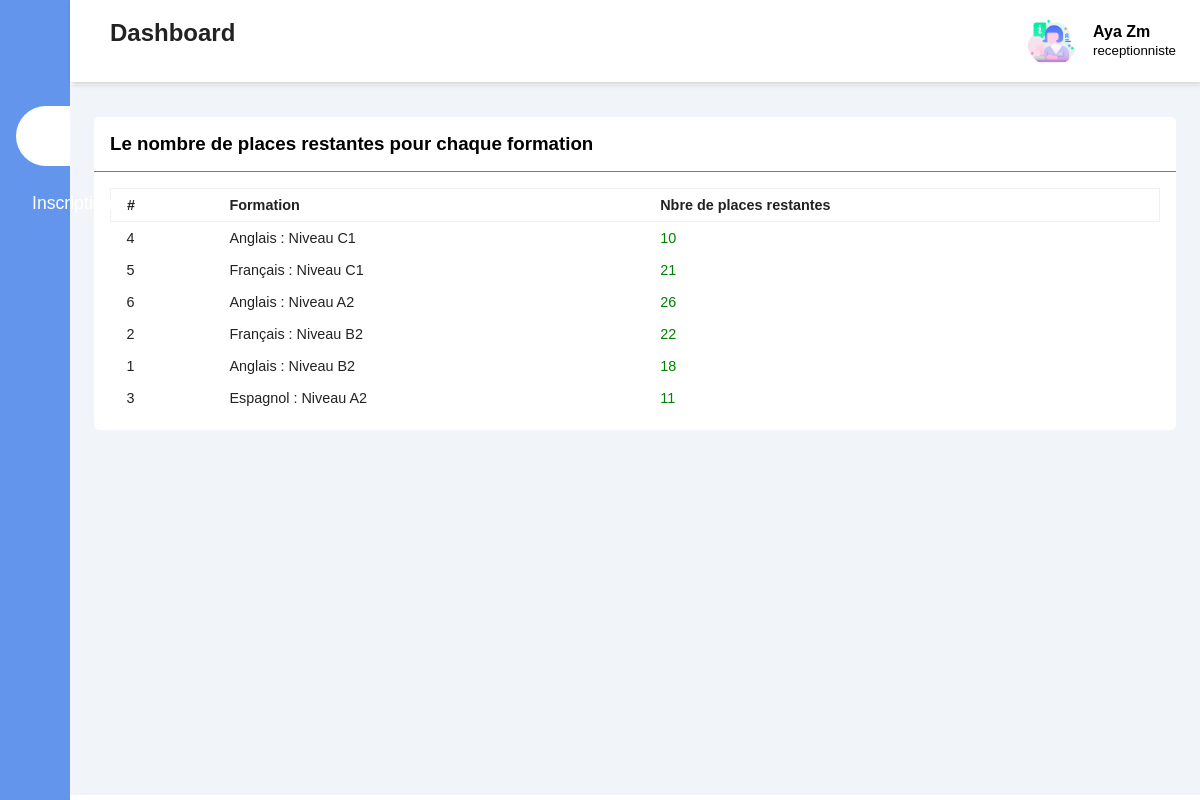
Page /receptionniste/nbreplaces.php on the committed database.
### tables this page shows
CREATE TABLE `formation` (
  `Id` int(11) NOT NULL,
  `titre` text NOT NULL,
  `prix` double NOT NULL,
  `objectif` text NOT NULL,
  `plan` text NOT NULL,
  `projet` text NOT NULL,
  `evaluation` text NOT NULL,
  `session` text NOT NULL,
  `image` blob NOT NULL,
  `statut` tinyint(1) NOT NULL DEFAULT 1,
  `nbreplacestot` int(100) NOT NULL
);

### receptionniste/nbreplaces.php (the view, shortened to what this page needs)
<?php
$requete="SELECT DISTINCT formation.Id, titre, nbreplacestot FROM formation JOIN paiement ON paiement.idFormation= formation.Id WHERE paiement.status=2" ;
$mysqli = new mysqli("localhost", "root", "", "gestion_de_formation");
$resultatF=$mysqli->query($requete);
?>
<!DOCTYPE html>
<html lang="en">
<head>
    <link rel="stylesheet" href="https://maxst.icons8.com/vue-static/landings/line-awesome/line-awesome/1.3.0/css/line-awesome.min.css">
    <link rel="stylesheet" href="style.css">
    <link rel="stylesheet" href="style2.css">
</head>
<body>
    <div class="sidebar">
        <div class="sidebar-brand">
        </div>
        <div class="sidebar-menu">
            <ul>
                <li><a href="receptionniste.php" class="active"><span class="las la-igloo"></span><span>Dashboard</span></a></li>
            </ul>
            <ul>
            <li>
              <a href="#" class="dropdown">
                <span class="las la-users"> </span>
                <span class="text">Inscriptions</span>
              </a>
            </li>
            </ul>
        </div>
    </div>
    <div class="main-content">
        <header>
            <h2>
                <label for="nav-toggle">
                    <span class="las la-bars"></span>
                    Dashboard
                </label>
            </h2>
            <div class="user-wrapper">
                <img src="receptionniste.png" alt="Administrateur profil">
                <div>
                    <h4>Aya Zm</h4>
                    <small>receptionniste</small>
                </div>
            </div>
        </header>
        <main>
        <div class="recent-flex">
                    <div class="inscriptions">
                        <div class="card">
                          <div class="card-header">
                            <h3>Le nombre de places restantes pour chaque formation</h3>
                          </div>
                          <div class="card-body">
                            <table width="100%">
                             <thead>
                                <tr>
                                    <td>#</td>
                                    <td>Formation</td>
                                    <td>Nbre de places restantes</td>
                                </tr>
                             </thead>
                             <tbody>
                             <?php
                        while($formation=$resultatF->fetch_assoc()){?>
                        <tr>
                            <td><?php echo $formation['Id']?></td>
                            <td><?php echo $formation['titre']?></td>
                            <td>
                                                <?php
                                                $id = $formation['Id'];
                                                $req="SELECT COUNT(*) from paiement JOIN  formation on formation.Id=paiement.idFormation where paiement.idFormation=$id and paiement.status=2";
                                                $resultat=$mysqli->query($req);
                                                $f=$resultat->fetch_row();
                                                $t=$f[0];
                                                $res=$formation['nbreplacestot'] - $t;
                                                ?>
                                                 <span style="color: green"><?php echo $res ?></span>
                                                <?php } ?>
                            </td>
                        </tr>
                             </tbody>
                            </table>
                          </div>
                        </div>
                    </div>
                </div>
            </div>
</body>
</html>

### receptionniste/style.css (style rules this page uses)
* { padding: 0; margin: 0; box-sizing: border-box; list-style-type: none; text-decoration: none; font-family: 'Poppins', sans-serif; }
:root { --main-color: #5275fc; }
.sidebar-brand { height: 90px; padding: 1rem 0rem 1rem 2rem; color: #fff; }
.sidebar { width: 345px; position: fixed; left: 0; top: 0; height: 100%; background: cornflowerblue; z-index: 100; transition: width 300ms; }
.sidebar-menu { margin-top: 1rem; }
.sidebar-menu li { width: 100%; margin-bottom: 1.3rem; padding-left: 2rem; }
.sidebar-menu a { padding-left: 1rem; display: block; color: #fff; font-size: 1.1rem; }
.sidebar-menu a.active { background: #fff; padding-top: 1rem; padding-bottom: 1rem; color: cornflowerblue; border-radius: 30px 0px 0px 30px;; }
.sidebar-menu a span:first-child { font-size: 1.5rem; padding-right: 1rem; }
.main-content { transition: margin-left 300ms; margin-left: 345px; }
header { background: #fff; display: flex; justify-content: space-between; padding: 1rem 1.5rem; box-shadow: 2px 2px 5px rgba(0,0,0,0.2); position: fixed; left: 345px; width: calc(100% - 345px); top: 0; z-index: 100; transition: width 300ms; }
header h2 { color: #222; }
header label span { font-size: 1.7rem; padding-right: 1rem; }
.user-wrapper { display: flex; align-items: center; }
.user-wrapper img { border-radius: 50%; width: 50px; margin-right: 1rem; }
.user-wrapper h4 { margin-bottom: 0rem; }
.user-wrapper small { display: inline-block; color: var(--text-grey); }
main { margin-top: 85px; padding: 2rem 1.5rem; background: #f1f5f9; min-height: calc(100vh - 90px); }
table { border-collapse: collapse; }
.card { background: #fff; border-radius: 5px; }
.card-header, .card-body { padding: 1em; }
.card-header { display: flex; justify-content: space-between; align-items: center; border-bottom: 1px solid var(--main-color); }
thead tr { border: 1px solid #f0f0f0; border-bottom: 1px solid #f0f0f0; padding: .5rem 0rem; }
thead td { font-weight: 700; }
td { padding: .5rem 1rem; font-size: .9rem; color: #222; }
tr td:last-child { display: flex; align-items: center; }
@media only screen and (max-width: 1200px) { .sidebar { width: 70px; } }
@media only screen and (max-width: 1200px) { .sidebar .sidebar-brand, .sidebar li { padding-left: 1rem; text-align: center; } }
@media only screen and (max-width: 1200px) { .sidebar .sidebar-brand, .sidebar li a { padding-left: 0rem; } }
@media only screen and (max-width: 1200px) { .sidebar .sidebar-brand, .sidebar li a span { padding-right: 1rem; } }
@media only screen and (max-width: 1200px) { .main-content { margin-left: 70px; } }
@media only screen and (max-width: 1200px) { .main-content header { width: calc(100% - 70px); left : 70px; } }

### receptionniste/style2.css (style rules this page uses)
:root { --main-color: #5275fc; }
.sidebar-menu li a.active, .sidebar-menu li a.active:hover { background: #fff; color: var(--main-color); }

### rows in the picture
formation: Id "4", titre "Anglais : Niveau C1", res "10"
formation: Id "5", titre "Français : Niveau C1", res "21"
formation: Id "6", titre "Anglais : Niveau A2", res "26"
formation: Id "2", titre "Français : Niveau B2", res "22"
formation: Id "1", titre "Anglais : Niveau B2", res "18"
formation: Id "3", titre "Espagnol : Niveau A2", res "11"
